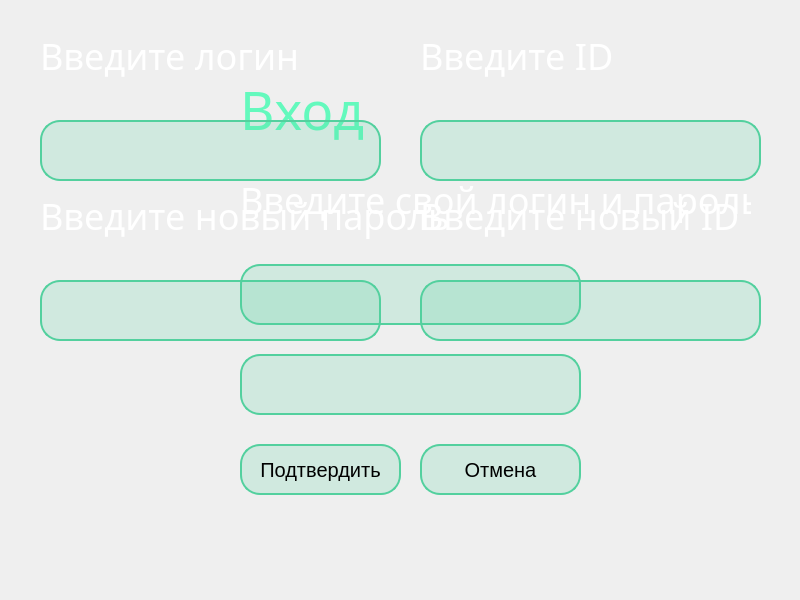
<?xml version="1.0" encoding="UTF-8"?>
<ui version="4.0">
 <class>enterWindow</class>
 <widget class="QWidget" name="enterWindow">
  <property name="geometry">
   <rect>
    <x>0</x>
    <y>0</y>
    <width>800</width>
    <height>600</height>
   </rect>
  </property>
  <property name="windowTitle">
   <string>enterWindow</string>
  </property>
  <widget class="QLabel" name="background">
   <property name="enabled">
    <bool>true</bool>
   </property>
   <property name="geometry">
    <rect>
     <x>0</x>
     <y>0</y>
     <width>800</width>
     <height>600</height>
    </rect>
   </property>
   <property name="styleSheet">
    <string notr="true">Qlabel {
    border: none;
    background: none;
}</string>
   </property>
   <property name="frameShape">
    <enum>QFrame::Shape::NoFrame</enum>
   </property>
   <property name="frameShadow">
    <enum>QFrame::Shadow::Plain</enum>
   </property>
   <property name="text">
    <string/>
   </property>
   <property name="pixmap">
    <pixmap>../resources/bg1.jpg</pixmap>
   </property>
   <property name="scaledContents">
    <bool>true</bool>
   </property>
   <property name="alignment">
    <set>Qt::AlignmentFlag::AlignLeading|Qt::AlignmentFlag::AlignLeft|Qt::AlignmentFlag::AlignVCenter</set>
   </property>
   <property name="wordWrap">
    <bool>false</bool>
   </property>
   <property name="openExternalLinks">
    <bool>false</bool>
   </property>
  </widget>
  <widget class="QLabel" name="neon">
   <property name="enabled">
    <bool>true</bool>
   </property>
   <property name="geometry">
    <rect>
     <x>-40</x>
     <y>20</y>
     <width>341</width>
     <height>531</height>
    </rect>
   </property>
   <property name="styleSheet">
    <string notr="true">Qlabel {
    border: none;
    background: none;
}</string>
   </property>
   <property name="frameShape">
    <enum>QFrame::Shape::NoFrame</enum>
   </property>
   <property name="frameShadow">
    <enum>QFrame::Shadow::Plain</enum>
   </property>
   <property name="text">
    <string/>
   </property>
   <property name="pixmap">
    <pixmap>../resources/neon.png</pixmap>
   </property>
   <property name="scaledContents">
    <bool>true</bool>
   </property>
   <property name="alignment">
    <set>Qt::AlignmentFlag::AlignLeading|Qt::AlignmentFlag::AlignLeft|Qt::AlignmentFlag::AlignVCenter</set>
   </property>
   <property name="wordWrap">
    <bool>false</bool>
   </property>
   <property name="openExternalLinks">
    <bool>false</bool>
   </property>
  </widget>
  <widget class="QLineEdit" name="passwordField">
   <property name="geometry">
    <rect>
     <x>240</x>
     <y>354</y>
     <width>341</width>
     <height>61</height>
    </rect>
   </property>
   <property name="font">
    <font>
     <family>Yu Gothic Light</family>
     <pointsize>14</pointsize>
    </font>
   </property>
   <property name="styleSheet">
    <string notr="true">QLineEdit {
    background-color: rgba(83, 208, 158, 0.2); 
    border: 2px solid #53D09E;
    border-radius: 20px;
    padding: 5px; /* Добавление отступа для текста */
}
</string>
   </property>
  </widget>
  <widget class="QPushButton" name="cancelButton">
   <property name="geometry">
    <rect>
     <x>420</x>
     <y>444</y>
     <width>161</width>
     <height>51</height>
    </rect>
   </property>
   <property name="styleSheet">
    <string notr="true">QPushButton {
    background-color: rgba(83, 208, 158, 0.2); 
    border: 2px solid #53D09E;
    border-radius: 20px;
	font-family: 'Yu Gothic UI Light', sans-serif;
    font-size: 20px;
text-align: center;
}
QPushButton:hover {
    color: rgba(83, 208, 158, 1)
}</string>
   </property>
   <property name="text">
    <string>Отмена</string>
   </property>
  </widget>
  <widget class="QLabel" name="introText_2">
   <property name="geometry">
    <rect>
     <x>240</x>
     <y>34</y>
     <width>371</width>
     <height>151</height>
    </rect>
   </property>
   <property name="font">
    <font>
     <family>Yu Gothic UI Light</family>
     <pointsize>40</pointsize>
     <bold>false</bold>
    </font>
   </property>
   <property name="styleSheet">
    <string notr="true">QLabel{
    border: none;
    background: none;
    color: rgb(100, 249, 189);
    font-family: 'Yu Gothic UI Light', sans-serif;
}</string>
   </property>
   <property name="text">
    <string>Вход</string>
   </property>
  </widget>
  <widget class="QLabel" name="password">
   <property name="enabled">
    <bool>true</bool>
   </property>
   <property name="geometry">
    <rect>
     <x>590</x>
     <y>360</y>
     <width>51</width>
     <height>51</height>
    </rect>
   </property>
   <property name="styleSheet">
    <string notr="true">Qlabel {
    border: none;
    background: none;
}</string>
   </property>
   <property name="frameShape">
    <enum>QFrame::Shape::NoFrame</enum>
   </property>
   <property name="frameShadow">
    <enum>QFrame::Shadow::Plain</enum>
   </property>
   <property name="text">
    <string/>
   </property>
   <property name="pixmap">
    <pixmap>../resources/padlockw.png</pixmap>
   </property>
   <property name="scaledContents">
    <bool>true</bool>
   </property>
   <property name="alignment">
    <set>Qt::AlignmentFlag::AlignLeading|Qt::AlignmentFlag::AlignLeft|Qt::AlignmentFlag::AlignVCenter</set>
   </property>
   <property name="wordWrap">
    <bool>false</bool>
   </property>
   <property name="openExternalLinks">
    <bool>false</bool>
   </property>
  </widget>
  <widget class="QLabel" name="introText">
   <property name="geometry">
    <rect>
     <x>240</x>
     <y>124</y>
     <width>511</width>
     <height>151</height>
    </rect>
   </property>
   <property name="font">
    <font>
     <family>Yu Gothic UI Light</family>
     <pointsize>27</pointsize>
     <bold>false</bold>
    </font>
   </property>
   <property name="styleSheet">
    <string notr="true">QLabel{
    border: none;
    background: none;
    color: white;
    font-family: 'Yu Gothic UI Light', sans-serif;
}</string>
   </property>
   <property name="text">
    <string>Введите свой логин и пароль</string>
   </property>
  </widget>
  <widget class="QLineEdit" name="loginField">
   <property name="geometry">
    <rect>
     <x>240</x>
     <y>264</y>
     <width>341</width>
     <height>61</height>
    </rect>
   </property>
   <property name="font">
    <font>
     <family>Yu Gothic Light</family>
     <pointsize>20</pointsize>
    </font>
   </property>
   <property name="styleSheet">
    <string notr="true">QLineEdit {
    background-color: rgba(83, 208, 158, 0.2); 
    border: 2px solid #53D09E;
    border-radius: 20px;
    padding: 5px; /* Добавление отступа для текста */
}
</string>
   </property>
   <property name="text">
    <string/>
   </property>
  </widget>
  <widget class="QPushButton" name="applyButton">
   <property name="geometry">
    <rect>
     <x>240</x>
     <y>444</y>
     <width>161</width>
     <height>51</height>
    </rect>
   </property>
   <property name="styleSheet">
    <string notr="true">QPushButton {
    background-color: rgba(83, 208, 158, 0.2); 
    border: 2px solid #53D09E;
    border-radius: 20px;
	font-family: 'Yu Gothic UI Light', sans-serif;
    font-size: 20px;
text-align: center;
}
QPushButton:hover {
    color: rgba(83, 208, 158, 1)
}</string>
   </property>
   <property name="text">
    <string>Подтвердить</string>
   </property>
  </widget>
  <widget class="QLabel" name="login">
   <property name="enabled">
    <bool>true</bool>
   </property>
   <property name="geometry">
    <rect>
     <x>590</x>
     <y>267</y>
     <width>51</width>
     <height>51</height>
    </rect>
   </property>
   <property name="styleSheet">
    <string notr="true">Qlabel {
    border: none;
    background: none;
}</string>
   </property>
   <property name="frameShape">
    <enum>QFrame::Shape::NoFrame</enum>
   </property>
   <property name="frameShadow">
    <enum>QFrame::Shadow::Plain</enum>
   </property>
   <property name="text">
    <string/>
   </property>
   <property name="pixmap">
    <pixmap>../resources/user-interfacew.png</pixmap>
   </property>
   <property name="scaledContents">
    <bool>true</bool>
   </property>
   <property name="alignment">
    <set>Qt::AlignmentFlag::AlignLeading|Qt::AlignmentFlag::AlignLeft|Qt::AlignmentFlag::AlignVCenter</set>
   </property>
   <property name="wordWrap">
    <bool>false</bool>
   </property>
   <property name="openExternalLinks">
    <bool>false</bool>
   </property>
  </widget>
  <widget class="QLabel" name="admin">
   <property name="enabled">
    <bool>true</bool>
   </property>
   <property name="geometry">
    <rect>
     <x>740</x>
     <y>10</y>
     <width>51</width>
     <height>51</height>
    </rect>
   </property>
   <property name="styleSheet">
    <string notr="true">Qlabel {
    border: none;
    background: none;
}</string>
   </property>
   <property name="frameShape">
    <enum>QFrame::Shape::NoFrame</enum>
   </property>
   <property name="frameShadow">
    <enum>QFrame::Shadow::Plain</enum>
   </property>
   <property name="text">
    <string/>
   </property>
   <property name="pixmap">
    <pixmap>../../../CLionProjects/untitled51/resources/admin.png</pixmap>
   </property>
   <property name="scaledContents">
    <bool>true</bool>
   </property>
   <property name="alignment">
    <set>Qt::AlignmentFlag::AlignLeading|Qt::AlignmentFlag::AlignLeft|Qt::AlignmentFlag::AlignVCenter</set>
   </property>
   <property name="wordWrap">
    <bool>false</bool>
   </property>
   <property name="openExternalLinks">
    <bool>false</bool>
   </property>
  </widget>
  <widget class="QPushButton" name="adminButton">
   <property name="geometry">
    <rect>
     <x>740</x>
     <y>10</y>
     <width>51</width>
     <height>51</height>
    </rect>
   </property>
   <property name="styleSheet">
    <string notr="true">QPushButton{
	 border: none;
    background: none;
}</string>
   </property>
   <property name="text">
    <string/>
   </property>
  </widget>
  <widget class="QLabel" name="errorText1">
   <property name="geometry">
    <rect>
     <x>250</x>
     <y>328</y>
     <width>331</width>
     <height>20</height>
    </rect>
   </property>
   <property name="font">
    <font>
     <family>Yu Gothic UI Light</family>
     <pointsize>12</pointsize>
     <bold>false</bold>
    </font>
   </property>
   <property name="styleSheet">
    <string notr="true">QLabel{
    border: none;
    background: none;
    color: red;
    font-family: 'Yu Gothic UI Light', sans-serif;
}</string>
   </property>
   <property name="text">
    <string/>
   </property>
  </widget>
  <widget class="QLabel" name="errorText2">
   <property name="geometry">
    <rect>
     <x>250</x>
     <y>417</y>
     <width>331</width>
     <height>20</height>
    </rect>
   </property>
   <property name="font">
    <font>
     <family>Yu Gothic UI Light</family>
     <pointsize>12</pointsize>
     <bold>false</bold>
    </font>
   </property>
   <property name="styleSheet">
    <string notr="true">QLabel{
    border: none;
    background: none;
    color: red;
    font-family: 'Yu Gothic UI Light', sans-serif;
}</string>
   </property>
   <property name="text">
    <string/>
   </property>
  </widget>
  <widget class="QLineEdit" name="loginToChange">
   <property name="geometry">
    <rect>
     <x>40</x>
     <y>120</y>
     <width>341</width>
     <height>61</height>
    </rect>
   </property>
   <property name="font">
    <font>
     <family>Yu Gothic Light</family>
     <pointsize>20</pointsize>
    </font>
   </property>
   <property name="styleSheet">
    <string notr="true">QLineEdit {
    background-color: rgba(83, 208, 158, 0.2); 
    border: 2px solid #53D09E;
    border-radius: 20px;
    padding: 5px; /* Добавление отступа для текста */
}
</string>
   </property>
   <property name="text">
    <string/>
   </property>
  </widget>
  <widget class="QLabel" name="introText_3">
   <property name="geometry">
    <rect>
     <x>40</x>
     <y>-20</y>
     <width>511</width>
     <height>151</height>
    </rect>
   </property>
   <property name="font">
    <font>
     <family>Yu Gothic UI Light</family>
     <pointsize>27</pointsize>
     <bold>false</bold>
    </font>
   </property>
   <property name="styleSheet">
    <string notr="true">QLabel{
    border: none;
    background: none;
    color: white;
    font-family: 'Yu Gothic UI Light', sans-serif;
}</string>
   </property>
   <property name="text">
    <string>Введите логин</string>
   </property>
  </widget>
  <widget class="QLabel" name="introText_4">
   <property name="geometry">
    <rect>
     <x>40</x>
     <y>140</y>
     <width>511</width>
     <height>151</height>
    </rect>
   </property>
   <property name="font">
    <font>
     <family>Yu Gothic UI Light</family>
     <pointsize>27</pointsize>
     <bold>false</bold>
    </font>
   </property>
   <property name="styleSheet">
    <string notr="true">QLabel{
    border: none;
    background: none;
    color: white;
    font-family: 'Yu Gothic UI Light', sans-serif;
}</string>
   </property>
   <property name="text">
    <string>Введите новый пароль</string>
   </property>
  </widget>
  <widget class="QLineEdit" name="newPassword">
   <property name="geometry">
    <rect>
     <x>40</x>
     <y>280</y>
     <width>341</width>
     <height>61</height>
    </rect>
   </property>
   <property name="font">
    <font>
     <family>Yu Gothic Light</family>
     <pointsize>20</pointsize>
    </font>
   </property>
   <property name="styleSheet">
    <string notr="true">QLineEdit {
    background-color: rgba(83, 208, 158, 0.2); 
    border: 2px solid #53D09E;
    border-radius: 20px;
    padding: 5px; /* Добавление отступа для текста */
}
</string>
   </property>
   <property name="text">
    <string/>
   </property>
  </widget>
  <widget class="QLabel" name="introText_5">
   <property name="geometry">
    <rect>
     <x>420</x>
     <y>-20</y>
     <width>511</width>
     <height>151</height>
    </rect>
   </property>
   <property name="font">
    <font>
     <family>Yu Gothic UI Light</family>
     <pointsize>27</pointsize>
     <bold>false</bold>
    </font>
   </property>
   <property name="styleSheet">
    <string notr="true">QLabel{
    border: none;
    background: none;
    color: white;
    font-family: 'Yu Gothic UI Light', sans-serif;
}</string>
   </property>
   <property name="text">
    <string>Введите ID</string>
   </property>
  </widget>
  <widget class="QLabel" name="introText_6">
   <property name="geometry">
    <rect>
     <x>420</x>
     <y>140</y>
     <width>511</width>
     <height>151</height>
    </rect>
   </property>
   <property name="font">
    <font>
     <family>Yu Gothic UI Light</family>
     <pointsize>27</pointsize>
     <bold>false</bold>
    </font>
   </property>
   <property name="styleSheet">
    <string notr="true">QLabel{
    border: none;
    background: none;
    color: white;
    font-family: 'Yu Gothic UI Light', sans-serif;
}</string>
   </property>
   <property name="text">
    <string>Введите новый ID</string>
   </property>
  </widget>
  <widget class="QLineEdit" name="ID">
   <property name="geometry">
    <rect>
     <x>420</x>
     <y>120</y>
     <width>341</width>
     <height>61</height>
    </rect>
   </property>
   <property name="font">
    <font>
     <family>Yu Gothic Light</family>
     <pointsize>20</pointsize>
    </font>
   </property>
   <property name="styleSheet">
    <string notr="true">QLineEdit {
    background-color: rgba(83, 208, 158, 0.2); 
    border: 2px solid #53D09E;
    border-radius: 20px;
    padding: 5px; /* Добавление отступа для текста */
}
</string>
   </property>
   <property name="text">
    <string/>
   </property>
  </widget>
  <widget class="QLineEdit" name="newID">
   <property name="geometry">
    <rect>
     <x>420</x>
     <y>280</y>
     <width>341</width>
     <height>61</height>
    </rect>
   </property>
   <property name="font">
    <font>
     <family>Yu Gothic Light</family>
     <pointsize>20</pointsize>
    </font>
   </property>
   <property name="styleSheet">
    <string notr="true">QLineEdit {
    background-color: rgba(83, 208, 158, 0.2); 
    border: 2px solid #53D09E;
    border-radius: 20px;
    padding: 5px; /* Добавление отступа для текста */
}
</string>
   </property>
   <property name="text">
    <string/>
   </property>
  </widget>
 </widget>
 <resources/>
 <connections/>
</ui>
